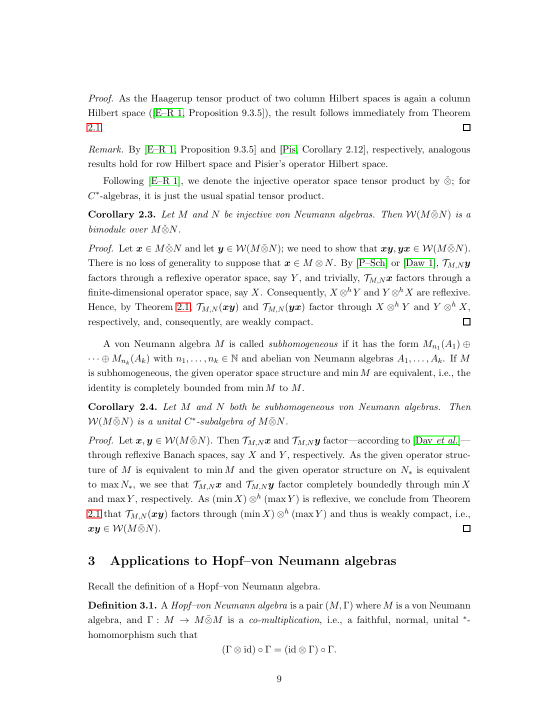
#> input picture packets/fa_banach_001_partial_1104.3812_1104.3812_wap_min_tensor_bimodule_no_injectivity/files/source_corollary_2_3_p9.png, 1105 x 1430 px, given in place of source_page1.png, which was not available (shown at 1/2 size)
$ python make_open_problem_crop.py
#> lines starting #> are read from the running program, lines starting #| are printed output that depends on the picture
"""Crop the title and abstract containing the source open statement."""

from pathlib import Path

from PIL import Image


PACKET = Path(__file__).resolve().parents[1]
SOURCE_PAGE = PACKET / "tmp" / "pdfs" / "source_page1.png"
OUTPUT = PACKET / "figures" / "open_problem_crop.png"


def main() -> None:
    image = Image.open(SOURCE_PAGE)
#> image is the input picture: PIL image 1105x1430 RGB; mean R, G, B 246.5, 246.7, 246.4
    # Full text width with generous side margins; title, authors, and complete abstract.
    crop = image.crop((120, 250, 1435, 900))
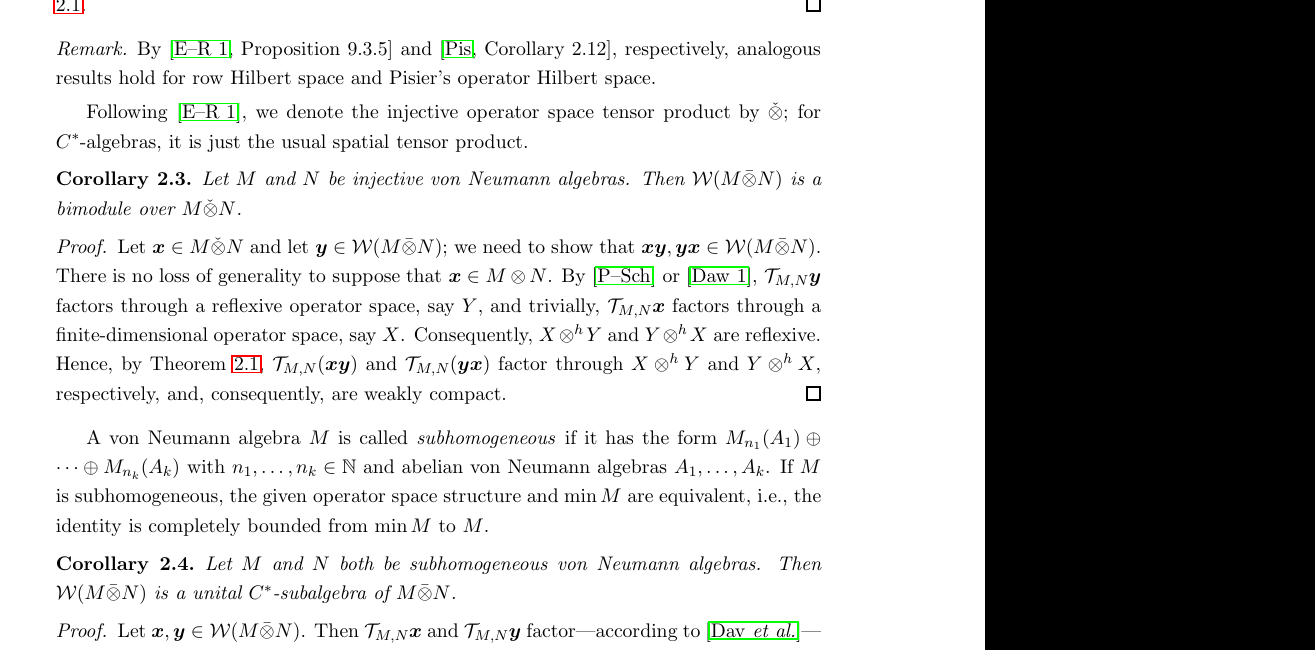
#> crop: PIL image 1315x650 RGB; mean R, G, B 181.9, 182.2, 181.8
    crop.save(OUTPUT, optimize=True)
    print(f"wrote {OUTPUT} at {crop.size[0]}x{crop.size[1]}")
#| wrote packets/fa_banach_001_partial_2302.12786_2302.12786_l1_flow_relative_bregman_uniqueness/files/figures/open_problem_crop.png at 1315x650


if __name__ == "__main__":
    main()

$ run again, on packets/fa_banach_001_partial_1104.3812_1104.3812_wap_min_tensor_bimodule_no_injectivity/files/source_open_question_p11.png
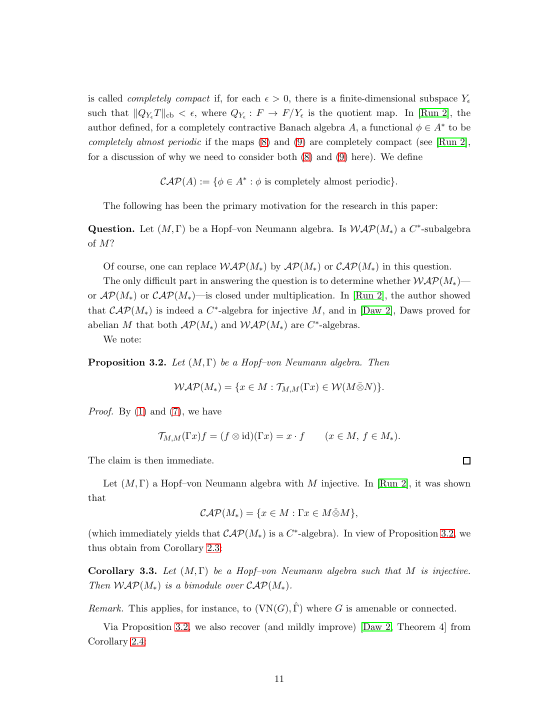
#> input picture packets/fa_banach_001_partial_1104.3812_1104.3812_wap_min_tensor_bimodule_no_injectivity/files/source_open_question_p11.png, 1105 x 1430 px, given in place of source_page1.png, which was not available (shown at 1/2 size)
#> in main, image is the input picture: PIL image 1105x1430 RGB; mean R, G, B 248.5, 248.6, 248.3
#> in main, `crop = image.crop((120, 250, 1435, 900))`:
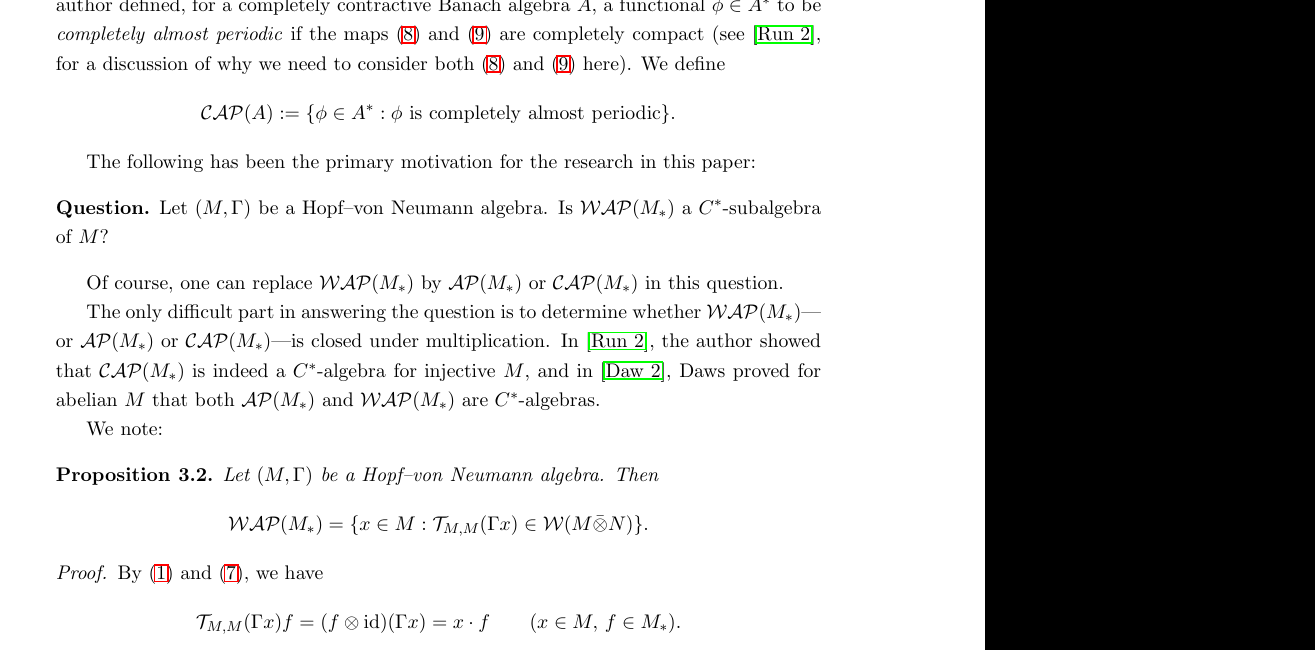
#> crop: PIL image 1315x650 RGB; mean R, G, B 184.1, 184.1, 183.9
#| wrote packets/fa_banach_001_partial_2302.12786_2302.12786_l1_flow_relative_bregman_uniqueness/files/figures/open_problem_crop.png at 1315x650
